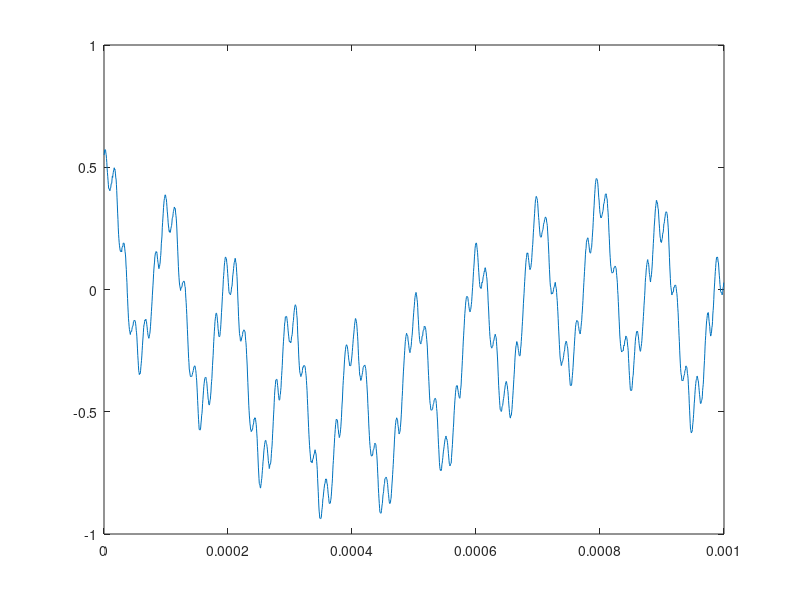
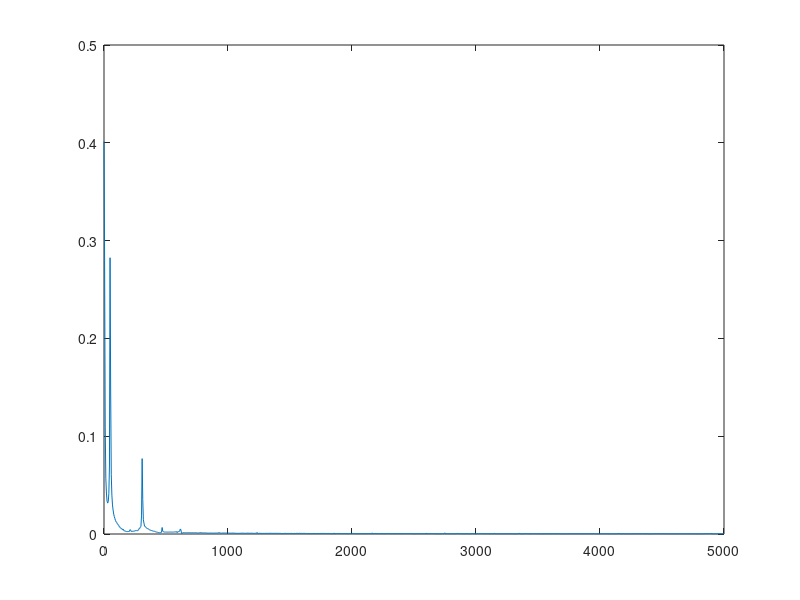
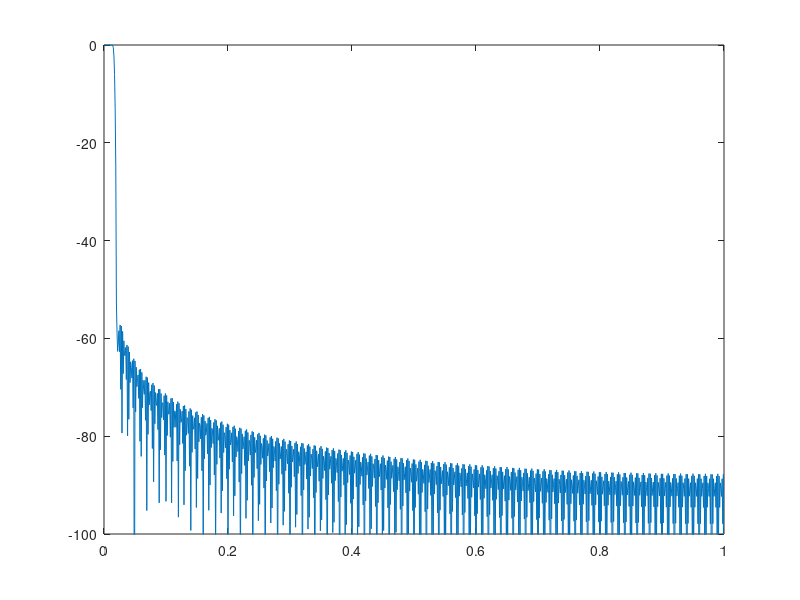
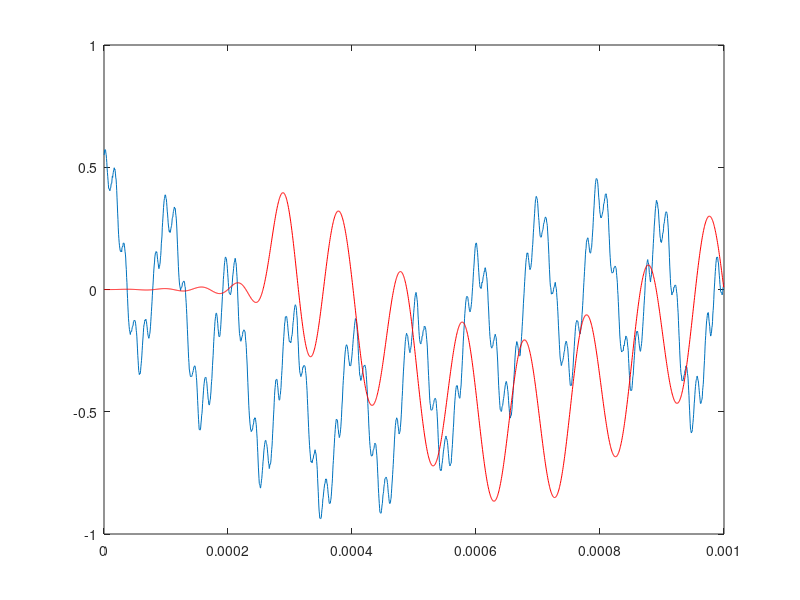

MATLAB code for these plots, in order:
clear;clc;
close all
%% Declaracao Sinal
scope=importdata('scope.csv');
t=scope(:,1);
y=scope(:,2);
t=t-t(1);
figure
plot(t,y)
L=length(y);
Fs=10000;
NFFT = 2^nextpow2(L);
Y = fft(y,NFFT)/L;
f = Fs/2*linspace(0,1,NFFT/2+1);
figure
plot(f,2*abs(Y(1:NFFT/2+1)))

%% Filtro 

op=7; %Hz
os=10;%Hz
wp=(op/1000)*2*pi;
ws=(os/1000)*2*pi;
Rp=1;
As=50;
wc=(wp+ws)/2;
bt=ws-wp;
N=round((6.6*pi)/bt);
alfa=(N-1)/2;
n=0:N-1;
hdn=(sin(wc*(n-alfa)))./(pi*(n-alfa));
jan=hamming(N);
h=hdn.*jan';
w=0:pi/1000:pi;
H=freqz(h,1,w);
Hmag=20*log10(abs(H)/max(abs(H)));
Hfase=angle(H);
figure
plot(w/pi,Hmag)
axis([0 1 -100 0])
[yf]=filter(h,1,y);
figure
plot(t,y,t,yf,'r')
yf1=conv(h,y);
figure
plot(t,y,t,yf1(1:2000),'g');
